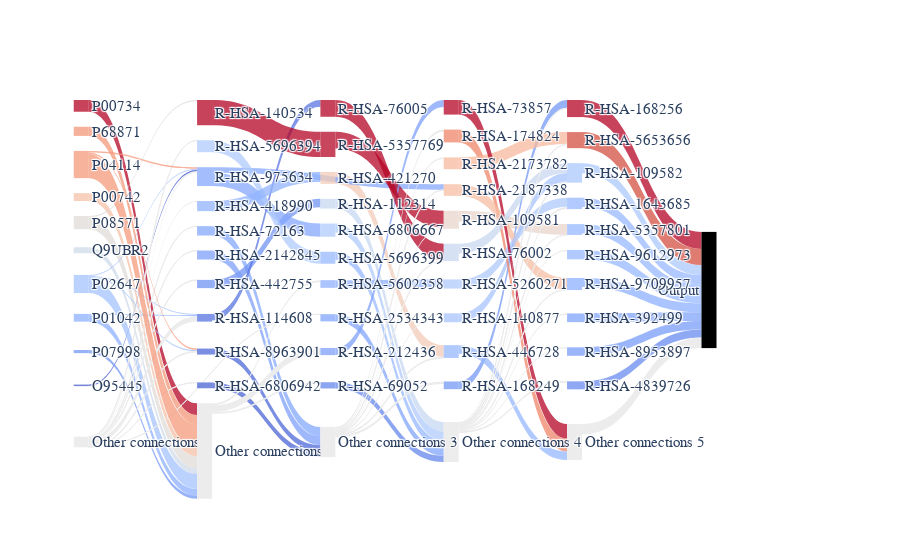

Notebook code cell kept with this figure:
### Code cell
IG.plot_complete_sankey(
    multiclass=False, savename="img/complete_sankey.png", node_cmap="coolwarm", edge_cmap="coolwarm"
)
